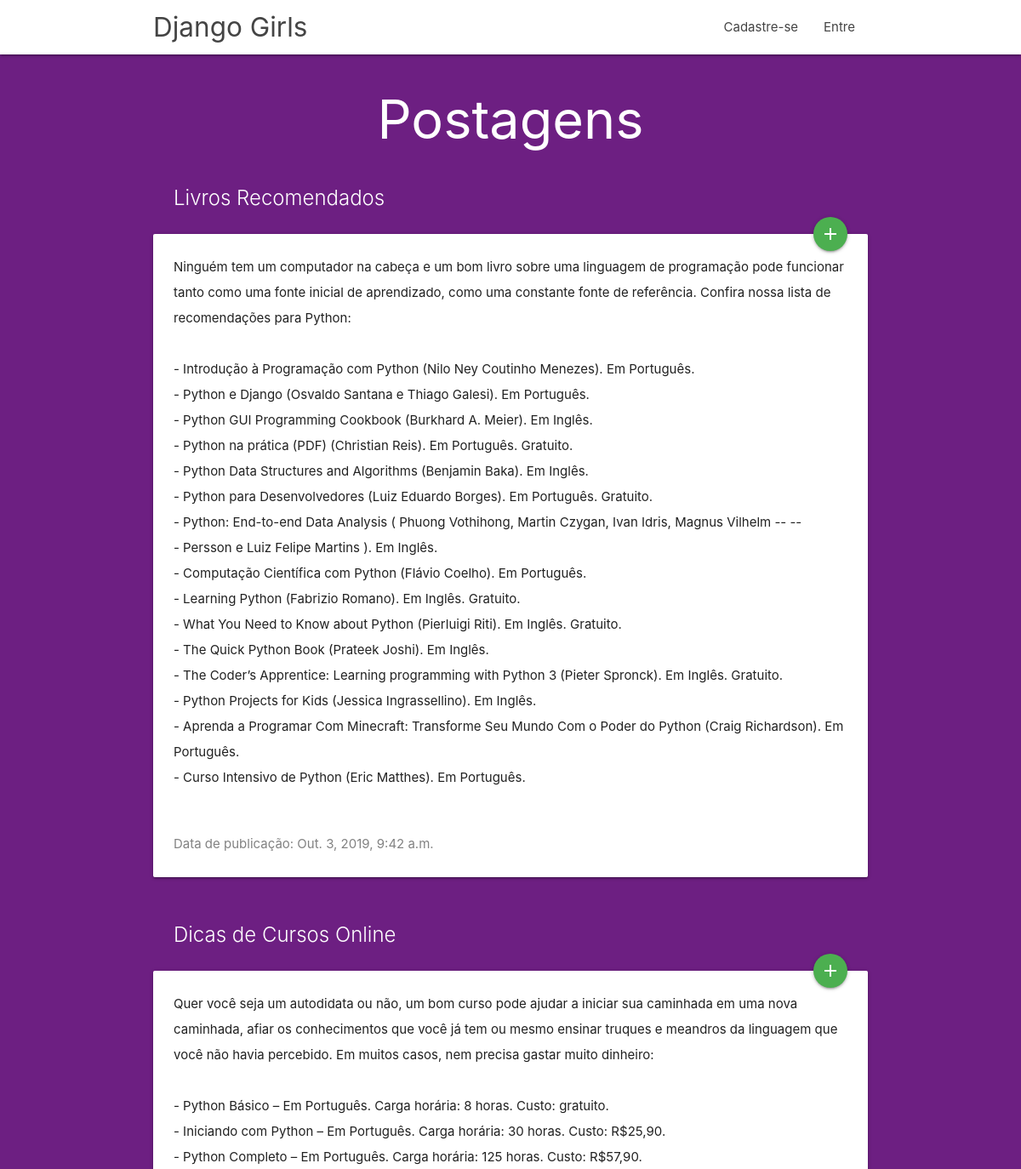
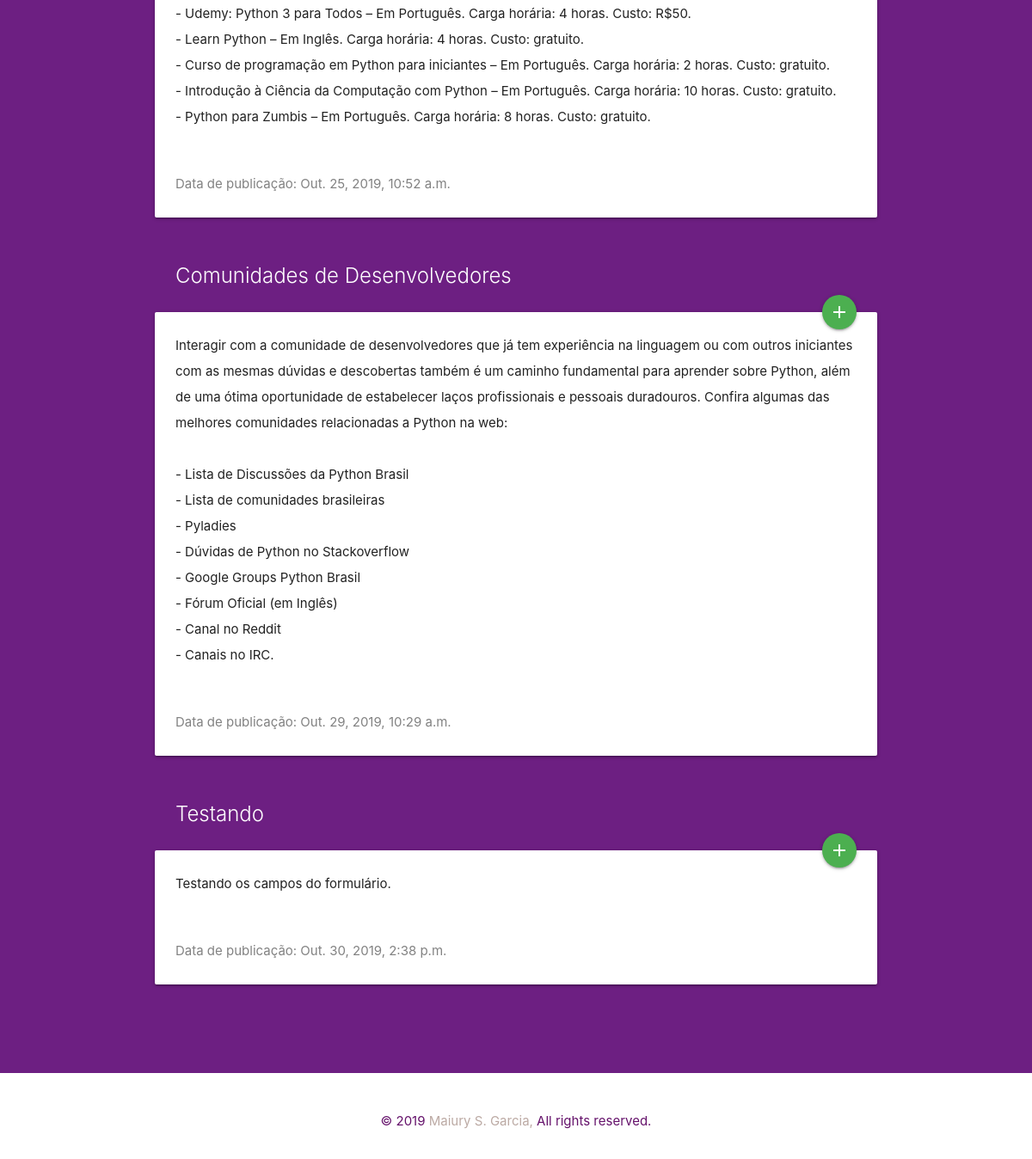
The page / on the database its author committed (2 pictures, top to bottom).
### blog/models.py (models this page shows, shortened)
class Post(models.Model):
    author = models.ForeignKey(
        settings.AUTH_USER_MODEL, on_delete=models.CASCADE)
    title = models.CharField(max_length=200)
    text = models.TextField()
    created_date = models.DateTimeField(default=timezone.now)
    published_date = models.DateTimeField(blank=True, null=True)

### blog/views.py (the view)
# urls.py: path('', views.post_list, name='post_list'),
def post_list(request):
    posts = Post.objects.filter(
        published_date__lte=timezone.now()).order_by('published_date')
    return render(request, 'blog/post_list.html', {'posts': posts, 'acao':
                                                   'Postagens'})

### blog/templates/blog/post_list.html
{% extends 'blog/base.html' %}
{% block content %}
    <div class="container">
        <center><h1>{{ acao }}</h1></center>
    </div>
    <br><br><br>
        {% for post in posts %}
            <div class="row">
                    <div>
                        <div class="card title-card">
                          <div class="card-image">
                            <span class="card-title">{{ post.title }}</span>
                            <a  href="{% url 'post_detail' pk=post.pk %}" class="btn-floating halfway-fab waves-effect waves-light green"><i class="material-icons">add</i></a>
                          </div>
                          <div class="card-content">
                            <p>{{ post.text|linebreaksbr }}</p>
                          </div>
                          <div class="card-content date">
                              <p>Data de publicação: {{ post.published_date }}</p>
                          </div>
                        </div>
                    </div>
                </div>
                <br><br><br>
          {% endfor %}
{% endblock %}

### blog/static/css/style.css (style rules this page uses)
p { line-height: 2rem; }

### blog/static/css/blog.css (style rules this page uses)
.date { color: #828282; }
h1, h5 { color: #6d1f82; }
.fundo, h1, h5 { background-color: #6d1f82; color: #ffffff; }
body { background-color: #6d1f82; }

### rows shown on the page
Post: title "Livros Recomendados", text "Ninguém tem um computador na cabeça e um bom livro sobre uma linguagem de programação pode funcionar tanto como uma fonte inicial de aprendizado, como uma constante fonte de referência. Confira nossa lista de recomendações para Python: - Introdução à Programação com Python (Nilo Ney Coutinho Menezes). Em Português. - Python e Django (Osvaldo Santana e Thiago Galesi). Em Português. - Python GUI Programming Cookbook (Burkhard A. Meier). Em Inglês. - Python na prática (PDF) (Christian Reis). Em Português. Gratuito. - Python Data Structures and Algorithms (Benjamin Baka). Em Inglês. - Python para Desenvolvedores (Luiz Eduardo Borges). Em Português. Gratuito. - Python: End-to-end Data Analysis (…", published_date "Out. 3, 2019, 9:42 a.m."
Post: title "Dicas de Cursos Online", text "Quer você seja um autodidata ou não, um bom curso pode ajudar a iniciar sua caminhada em uma nova caminhada, afiar os conhecimentos que você já tem ou mesmo ensinar truques e meandros da linguagem que você não havia percebido. Em muitos casos, nem precisa gastar muito dinheiro: - Python Básico – Em Português. Carga horária: 8 horas. Custo: gratuito. - Iniciando com Python – Em Português. Carga horária: 30 horas. Custo: R$25,90. - Python Completo – Em Português. Carga horária: 125 horas. Custo: R$57,90. - Udemy: Python 3 para Todos – Em Português. Carga horária: 4 horas. Custo: R$50. - Learn Python – Em Inglês. Carga horária: 4 horas. Custo: gratuito. - Curso de programação em Python para…", published_date "Out. 25, 2019, 10:52 a.m."
Post: title "Comunidades de Desenvolvedores", text "Interagir com a comunidade de desenvolvedores que já tem experiência na linguagem ou com outros iniciantes com as mesmas dúvidas e descobertas também é um caminho fundamental para aprender sobre Python, além de uma ótima oportunidade de estabelecer laços profissionais e pessoais duradouros. Confira algumas das melhores comunidades relacionadas a Python na web: - Lista de Discussões da Python Brasil - Lista de comunidades brasileiras - Pyladies - Dúvidas de Python no Stackoverflow - Google Groups Python Brasil - Fórum Oficial (em Inglês) - Canal no Reddit - Canais no IRC.", published_date "Out. 29, 2019, 10:29 a.m."
Post: title "Testando", text "Testando os campos do formulário.", published_date "Out. 30, 2019, 2:38 p.m."

### other values the page prints
{{ acao }} "Postagens"
